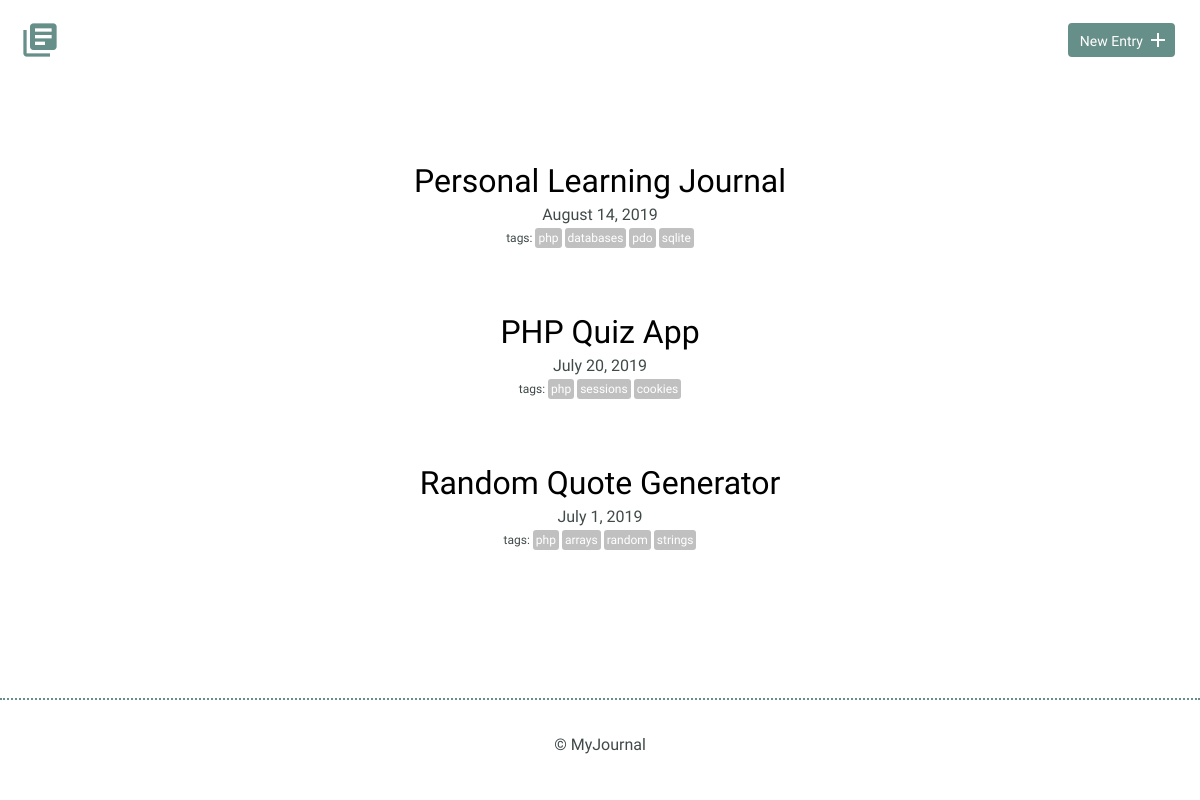
The page / on the database its author committed.
### tables this page shows
CREATE TABLE "entries" (
	"id"	INTEGER NOT NULL PRIMARY KEY AUTOINCREMENT UNIQUE,
	"title"	TEXT,
	"date"	TEXT,
	"time_spent"	INTEGER,
	"learned"	BLOB,
	"resources"	BLOB
);

### index.php (the view, shortened to what this page needs)
<?php
require_once("inc/database.php");
if (isset($_GET["tag"])) {
	try {
		$results = $db->prepare('select entries.id, title, date from entries
							    join entries_tags on entries.id = entries_tags.entry_id
							    join tags on entries_tags.tag_id = tags.id
							    where tag = ?');
		$results->bindParam(1, $_GET["tag"]);
		$results->execute();
	} catch(Exception $e) {
		echo $e->getMessage();
		die();
	}
} else {
	try {
		$results = $db->query('select * from entries order by date desc');
	} catch(Exception $e) {
		echo $e->getMessage();
		die();
	}
}
$entries = $results->fetchAll(PDO::FETCH_ASSOC);
?>
<!DOCTYPE html>
<html>
    <head>
        <link rel="stylesheet" href="css/normalize.css">
        <link rel="stylesheet" href="css/site.css">
    </head>
    <body>
		<?php include "inc/header.php"; ?>
        <section>
            <div class="container">
                <div class="entry-list">
					<?php
					foreach($entries as $entry) {
						$fullDate = date('F j, Y', strtotime($entry['date']));
						try {
							$results = $db->prepare('select tag, tags.id from entries
												   join entries_tags on entries.id = entries_tags.entry_id
												   join tags on entries_tags.tag_id = tags.id
												   where entries.id = ?');
							$results->bindParam(1, $entry['id']);
							$results->execute();
						} catch(Exception $e) {
							echo $e->getMessage();
							die();
						}
						$tags = $results->fetchAll(PDO::FETCH_ASSOC);
						echo <<<EOT
						<article>
							<h2><a href="detail.php?id={$entry['id']}">{$entry['title']}</a></h2>
							<time datetime="{$entry['date']}">{$fullDate}</time>
EOT;
						if (!empty($tags)) {
							echo '<div class="tag-container"><span class="tag-label">tags:</span>';
							foreach($tags as $tag) {
								echo '<span class="tag"><a href="index.php?tag=' . $tag["tag"] .
								'">' . $tag["tag"] . '</a></span>';
							}
							echo('</div>');
						}
						echo '</article>';
					}
					?>
                </div>
            </div>
        </section>
        <?php include "inc/footer.php"; ?>
    </body>
</html>

### css/site.css (style rules this page uses)
body { font-size: 16px; color: #404a49; font-family: 'Cousine', serif; font-weight: 400; }
.container { margin: 0 auto; padding: 0 25px; }
h1, h2, h3 { margin: 0; font-weight: 400; line-height: 1em; color: #000; }
h2 { font-size: 32px; }
h2 a { text-decoration: none; color: #000; }
.entry-list, .edit-entry, .new-entry { max-width: 800px; margin: 0 auto; padding: 70px 0 150px 0; }
.entry-list article { margin-bottom: 70px; text-align: center; }
.entry-list article:last-child { margin-bottom: 0; }
.entry-list article h2 { margin-bottom: 8px; }
.tag-container { margin-top: 3px; }
.tag { color: white; font-size: 12px; padding: 3px; background-color: Silver; border-radius: 3px; margin-right: 3px; }
.tag-label { font-size: 12px; padding: 3px; }
span > a, span > a:link, span > a:hover, span > a:visited, span > a:active { text-decoration: none; color: white; }

### rows shown on the page
entries: title "Personal Learning Journal", date "August 14, 2019", tag "php", tag "databases", tag "pdo", tag "sqlite"
entries: title "PHP Quiz App", date "July 20, 2019", tag "php", tag "sessions", tag "cookies"
entries: title "Random Quote Generator", date "July 1, 2019", tag "php", tag "arrays", tag "random", tag "strings"
